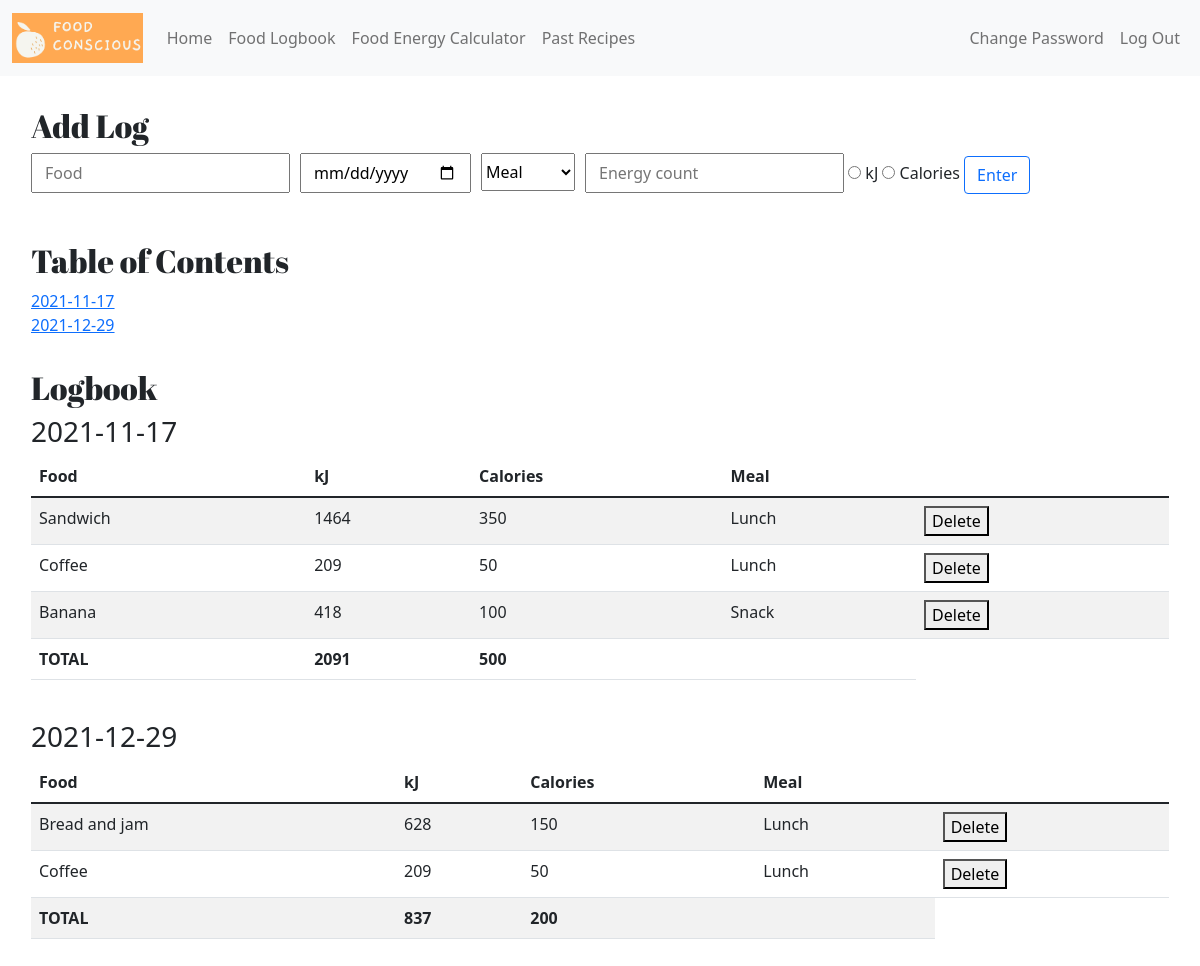
Screenshot of /logbook (signed in) with the database file from the repository.
### tables this page shows
CREATE TABLE 'fooddiary' ('userid' integer, 'food' text,'kJenergy' integer, 'date'  date DEFAULT CURRENT_DATE  , 'meal' text, 'logid'  INTEGER PRIMARY KEY  );

### application.py (the view)
@app.route("/logbook", methods=["GET", "POST"])
@login_required
def foodlogbook():
    meals = ["Other", "Snack", "Dinner", "Lunch", "Breakfast", ""]
    dates = systemdb.execute("SELECT DISTINCT(date) FROM fooddiary WHERE userid = ? ORDER BY date", session["userid"])
    info = {}
    for date in dates:
        tempvar = systemdb.execute("SELECT * FROM fooddiary WHERE userid = ? AND date = ? ORDER BY meal = 'Other', meal = 'Snack', meal = 'Dinner', meal = 'Lunch', meal = 'Breakfast'",
            session["userid"], date["date"])
        info[date["date"]] = tempvar
    if request.method == "POST":
        if request.form['btn'] == 'add':
            if not request.form.get("energycount") or not request.form.get("units"):
                return render_template("logbook.html", alert="Must enter energy count and its units.", info=info)
            if request.form.get("meal") not in meals:
                return render_template("logbook.html", alert="Not a valid choice for meals.", info=info)
            if request.form.get("units") not in units:
                return render_template("logbook.html", alert="Not a valid choice for units.", info=info)
            if request.form.get("units") == "kJ":
                kJ = int(request.form.get("energycount"))
            else:
                kJ = caltokj(int(request.form.get("energycount")))
            if not request.form.get("date"):
                systemdb.execute("INSERT INTO fooddiary (userid, food, meal, kJenergy) VALUES (?,?,?,?)",
                    session["userid"], request.form.get("foodname"), request.form.get("meal"), kJ)
            else:
                systemdb.execute("INSERT INTO fooddiary (userid, food, meal, kJenergy, date) VALUES (?,?,?,?,?)",
                    session["userid"], request.form.get("foodname"), request.form.get("meal"), kJ, request.form.get("date"))
            flash("New log added!")
            return redirect("/logbook")
    else:
        return render_template("logbook.html", info=info)

### application.py (called while the page is built)
def login_required(f):
    @wraps(f)
    def decorated_function(*args, **kwargs):
        if session.get("userid") is None:
            flash("Login required.")
            return redirect("/login")
        return f(*args, **kwargs)
    return decorated_function

def kjtocal(kj):
    try:
        cal = round(kj / 4.184)
        return cal
    except:
        return

### templates/logbook.html (shortened to what this page needs)
{% extends "layout.html" %}
{% block main %}
<div class="section">
    <h2>Add Log</h2>
    <form action="/logbook" method="post">
        <div class="mb-3">
            <div class="input-box">
                <input autocomplete="off" class="input-field" name="foodname" placeholder="Food" type="text">
            </div>
            <div class="input-box">
                <input autocomplete="off" class="input-field" name="date" type="date">
            </div>
            <div class="input-box">
                <select class="selectbox" name="meal">
                    <option selected disabled>Meal</option>
                </select>
            </div>
            <input autocomplete="off" class="input-field" name="energycount" placeholder="Energy count" type="number">
            <input autocomplete="off" name="units" type="radio" value="kJ">
            <label for="kJ">kJ</label>
            <input autocomplete="off" name="units" type="radio" value="Calories">
            <label for="Calories">Calories</label>
            <button class="btn btn-outline-primary" type="submit" name="btn" value="add">Enter</button>
        </div>
    </form>
</div>
<div class="section">
    <h2>Table of Contents</h2>
    {% for key in info %}
        <a href="#{{ key }}">{{ key }}</a><br>
    {% endfor %}
</div>
<div class="section">
    <h2>Logbook</h2>
    {% for key, value in info.items() %}
        <h3 id="{{ key }}">{{ key }}</h3>
        <table class="table table-striped">
            <thead>
                <tr>
                    <th>Food</th>
                    <th>kJ</th>
                    <th>Calories</th>
                    <th>Meal</th>
                    <th></th>
                </tr>
            </thead>
            <tbody>
                {% for row in value %}
                    <tr>
                        <td>{{ row["food"] }}</td>
                        <td>{{ row["kJenergy"] }}</td>
                        <td>{{ row["kJenergy"] | kjtocal }}</td>
                        <td>{{ row["meal"] }}</td>
                        <td><form action="/deletelog" method="post"><button name = "logid" value="{{ row['logid'] }}">Delete</button></form></td>
                    </tr>
                {% endfor %}
                <tr style="font-weight:bold">
                    <b>
                        <td>TOTAL</td>
                        <td>{{ value | sum(attribute="kJenergy")}}</td>
                        <td>{{ value | sum(attribute="kJenergy") | kjtocal }}</td>
                        <td></td>
                    </b>
                </tr>
            </tbody>
        </table><br>
    {% endfor %}
</div>
{% endblock %}

### static/styles.css (style rules this page uses)
body { font-family: "Lato"; font-size: 24px; }
h2 { font-family: "Abril Fatface"; font-size: 35px; }
h3 { font-size: 30px; }
.input-box { position: relative; padding-right: 10px; float: left; }
.input-field { padding: 6px 12px; }
.selectbox { padding: 6px 0px; }
.section { padding: 1rem; }

### rows the page displays
fooddiary: food "Sandwich", kJenergy "1464", kJenergy|kjtocal "350", meal "Lunch", {{ row['logid'] }} 2 (drawn)
fooddiary: food "Coffee", kJenergy "209", kJenergy|kjtocal "50", meal "Lunch", {{ row['logid'] }} 6 (drawn)
fooddiary: food "Banana", kJenergy "418", kJenergy|kjtocal "100", meal "Snack", {{ row['logid'] }} 5 (drawn)
fooddiary: food "Bread and jam", kJenergy "628", kJenergy|kjtocal "150", meal "Lunch", {{ row['logid'] }} 7 (drawn)
fooddiary: food "Coffee", kJenergy "209", kJenergy|kjtocal "50", meal "Lunch", {{ row['logid'] }} 8 (drawn)

### other values shown
{{ key }} "2021-11-17" "2021-12-29"
{{ value | sum(attribute="kJenergy") }} "2091" "837"
{{ value | sum(attribute="kJenergy") | kjtocal }} "500" "200"
